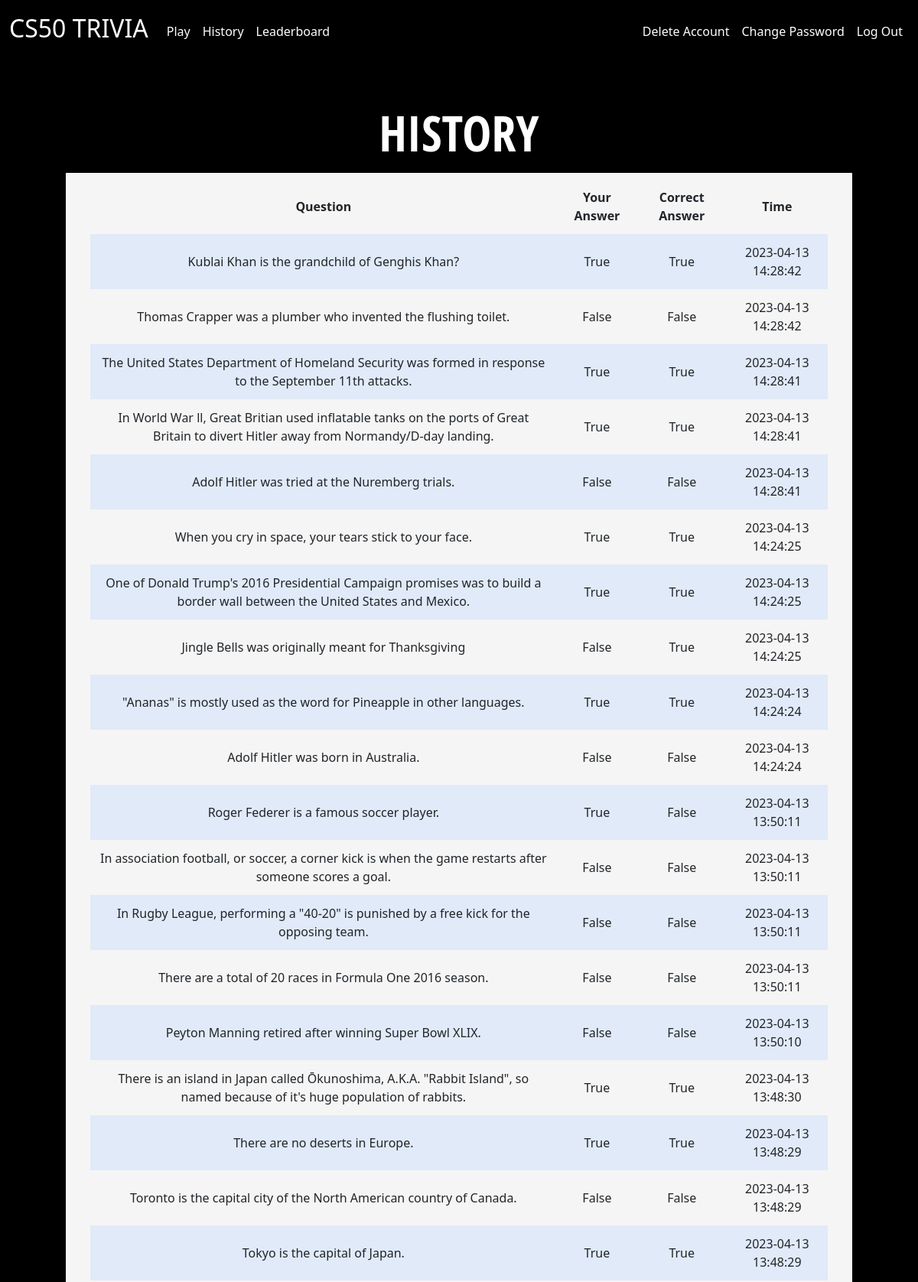
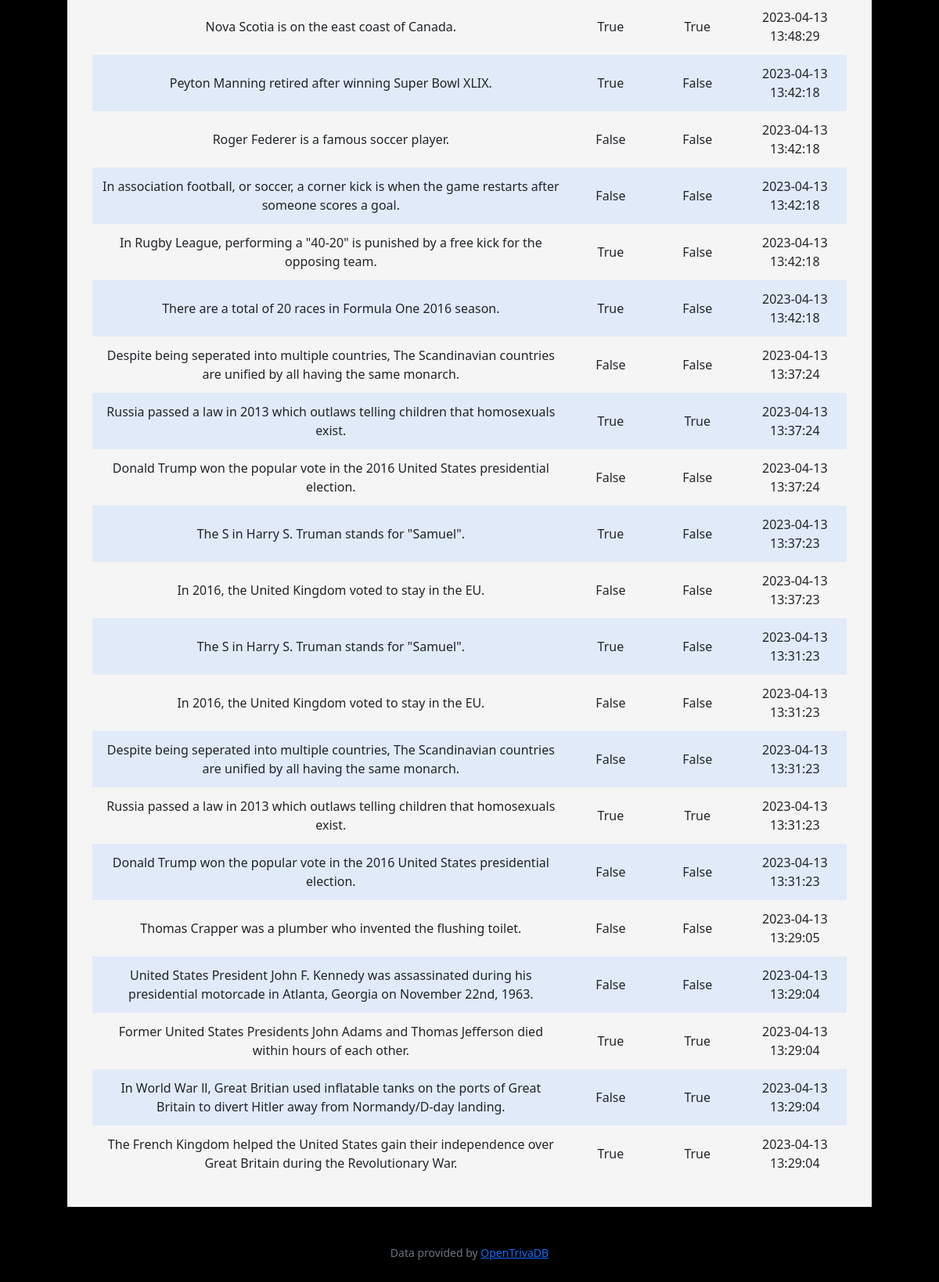
The page /history (signed in) on the database its author committed (2 pictures, top to bottom).
### tables this page shows
CREATE TABLE 'history' ('id' INTEGER PRIMARY KEY AUTOINCREMENT NOT NULL, 'question' TEXT, 'user_answer' TEXT, 'correct_answer' TEXT, 'user_id' INTEGER, 'time'  DATETIME NOT NULL DEFAULT CURRENT_TIMESTAMP  );

### app.py (the view)
@app.route("/history")
@login_required
def history():
    if request.method == "GET":
        history = db.execute("SELECT * FROM history WHERE user_id = ? ORDER BY time DESC;", session["user_id"])
        return render_template("history.html", history=history)

### app.py (called while the page is built)
@app.after_request
def after_request(response):
    response.headers["Cache-Control"] = "no-cache, no-store, must-revalidate"
    response.headers["Expires"] = 0
    response.headers["Pragma"] = "no-cache"
    return response

### helpers.py (called while the page is built)
def login_required(f):
    @wraps(f)
    def decorated_function(*args, **kwargs):
        if session.get("user_id") is None:
            return redirect("/login")
        return f(*args, **kwargs)
    return decorated_function

### templates/history.html (shortened to what this page needs)
{% extends "layout.html" %}
{% block main %}
<h1>History</h1>
<div class="container">
    <div class="section">
        <table>
            <thead>
                <tr>
                    <th>Question</th>
                    <th>Your Answer</th>
                    <th>Correct Answer</th>
                    <th>Time</th>
                </tr>
            </thead>
            <tbody>
                {% for row in history %}
                    <tr>
                        <td>{{ row["question"] }}</td>
                        <td>{{ row["user_answer"] }}</td>
                        <td>{{ row["correct_answer"] }}</td>
                        <td>{{ row["time"] }}</td>
                    </tr>
                {% endfor %}
            </tbody>
        </table>
    </div>
</div>
{% endblock %}

### templates/layout.html (shortened to what this page needs)
<!DOCTYPE html>
<html lang="en">
    <head>
        <link href="https://cdn.jsdelivr.net/npm/bootstrap@5.1.3/dist/css/bootstrap.min.css" rel="stylesheet">
        <link href="/static/styles.css" rel="stylesheet">
    </head>
    <body style="background-image: url('https://i.pinimg.com/originals/ca/94/5c/ca945c9b0d72597730d207dc1971ecae.jpg');">
        <nav class="navbar navbar-expand-md navbar-light" style="background-image: url('https://i.pinimg.com/originals/ca/94/5c/ca945c9b0d72597730d207dc1971ecae.jpg');">
            <div class="container-fluid">
                <a class="navbar-brand" style="color: white" href="/">CS50 TRIVIA</a>
                <div class="collapse navbar-collapse" id="navbar">
                    {% if session["user_id"] %}
                        <ul class="navbar-nav me-auto mt-2">
                            <li class="nav-item"><a class="nav-link" style="color: white" href="/play">Play</a></li>
                            <li class="nav-item"><a class="nav-link" style="color: white" href="/history">History</a></li>
                            <li class="nav-item"><a class="nav-link" style="color: white" href="/leaderboard">Leaderboard</a></li>
                        </ul>
                        <ul class="navbar-nav ms-auto mt-2">
                            <li class="nav-item"><a class="nav-link" style="color: white" href="/delete">Delete Account</a></li>
                            <li class="nav-item"><a class="nav-link" style="color: white" href="/password">Change Password</a></li>
                            <li class="nav-item"><a class="nav-link" style="color: white" href="/logout">Log Out</a></li>
                        </ul>
                    {% else %}
                        <ul class="navbar-nav ms-auto mt-2">
                            <li class="nav-item"><a class="nav-link" style="color: white" href="/register">Register</a></li>
                            <li class="nav-item"><a class="nav-link" style="color: white" href="/login">Log In</a></li>
                        </ul>
                    {% endif %}
                </div>
            </div>
        </nav>
    <div class="background">
        <main class="container-fluid py-5 text-center">
            {% block main %}{% endblock %}
        </main>
        <footer class="mb-5 small text-center text-muted" style="color: white">
            Data provided by <a href="https://opentdb.com/">OpenTrivaDB</a>
        </footer>
    </div>
    </body>
</html>

### static/styles.css (style rules this page uses)
nav .navbar-brand { font-size: xx-large; }
nav { color: black }
body { background-color: black; color: #212529; font-size: 1rem; font-weight: 400; line-height: 1.5; margin: 0; text-align: left; }
.container { margin-left: auto; margin-right: auto; padding-left: 15px; padding-right: 15px; text-align: center; width: 90%; }
.section { padding-bottom: 1rem; padding-left: 2rem; padding-right: 2rem; padding-top: 0.5rem; background-color: #f5f5f5; }
table { background-color: transparent; margin-bottom: 1rem; width: 100%; }
table th, table td { padding: 0.75rem; vertical-align: middle; }
tbody tr:nth-of-type(odd) { background-color: rgb(179, 208, 255, 0.3) }
h1 { color: white; font-family: 'Open Sans Condensed', sans-serif; font-size: 64px; font-weight: 700; line-height: 64px; margin: 0 0 0; padding: 20px 30px; text-align: center; text-transform: uppercase; }

### rows shown on the page
history: question "Kublai Khan is the grandchild of Genghis Khan?", user_answer "True", correct_answer "True", time "2023-04-13 14:28:42"
history: question "Thomas Crapper was a plumber who invented the flushing toilet.", user_answer "False", correct_answer "False", time "2023-04-13 14:28:42"
history: question "The United States Department of Homeland Security was formed in response to the September 11th attacks.", user_answer "True", correct_answer "True", time "2023-04-13 14:28:41"
history: question "In World War ll, Great Britian used inflatable tanks on the ports of Great Britain to divert Hitler away from Normandy/D-day landing.", user_answer "True", correct_answer "True", time "2023-04-13 14:28:41"
history: question "Adolf Hitler was tried at the Nuremberg trials.", user_answer "False", correct_answer "False", time "2023-04-13 14:28:41"
history: question "When you cry in space, your tears stick to your face.", user_answer "True", correct_answer "True", time "2023-04-13 14:24:25"
history: question "One of Donald Trump's 2016 Presidential Campaign promises was to build a border wall between the United States and Mexico.", user_answer "True", correct_answer "True", time "2023-04-13 14:24:25"
history: question "Jingle Bells was originally meant for Thanksgiving", user_answer "False", correct_answer "True", time "2023-04-13 14:24:25"
history: question "\"Ananas\" is mostly used as the word for Pineapple in other languages.", user_answer "True", correct_answer "True", time "2023-04-13 14:24:24"
history: question "Adolf Hitler was born in Australia.", user_answer "False", correct_answer "False", time "2023-04-13 14:24:24"
history: question "Roger Federer is a famous soccer player.", user_answer "True", correct_answer "False", time "2023-04-13 13:50:11"
history: question "In association football, or soccer, a corner kick is when the game restarts after someone scores a goal.", user_answer "False", correct_answer "False", time "2023-04-13 13:50:11"
history: question "In Rugby League, performing a \"40-20\" is punished by a free kick for the opposing team.", user_answer "False", correct_answer "False", time "2023-04-13 13:50:11"
history: question "There are a total of 20 races in Formula One 2016 season.", user_answer "False", correct_answer "False", time "2023-04-13 13:50:11"
history: question "Peyton Manning retired after winning Super Bowl XLIX.", user_answer "False", correct_answer "False", time "2023-04-13 13:50:10"
history: question "There is an island in Japan called Ōkunoshima, A.K.A. \"Rabbit Island\", so named because of it's huge population of rabbits.", user_answer "True", correct_answer "True", time "2023-04-13 13:48:30"
history: question "There are no deserts in Europe.", user_answer "True", correct_answer "True", time "2023-04-13 13:48:29"
history: question "Toronto is the capital city of the North American country of Canada.", user_answer "False", correct_answer "False", time "2023-04-13 13:48:29"
history: question "Tokyo is the capital of Japan.", user_answer "True", correct_answer "True", time "2023-04-13 13:48:29"
history: question "Nova Scotia is on the east coast of Canada.", user_answer "True", correct_answer "True", time "2023-04-13 13:48:29"
history: question "Peyton Manning retired after winning Super Bowl XLIX.", user_answer "True", correct_answer "False", time "2023-04-13 13:42:18"
history: question "Roger Federer is a famous soccer player.", user_answer "False", correct_answer "False", time "2023-04-13 13:42:18"
history: question "In association football, or soccer, a corner kick is when the game restarts after someone scores a goal.", user_answer "False", correct_answer "False", time "2023-04-13 13:42:18"
history: question "In Rugby League, performing a \"40-20\" is punished by a free kick for the opposing team.", user_answer "True", correct_answer "False", time "2023-04-13 13:42:18"
history: question "There are a total of 20 races in Formula One 2016 season.", user_answer "True", correct_answer "False", time "2023-04-13 13:42:18"
history: question "Despite being seperated into multiple countries, The Scandinavian countries are unified by all having the same monarch.", user_answer "False", correct_answer "False", time "2023-04-13 13:37:24"
history: question "Russia passed a law in 2013 which outlaws telling children that homosexuals exist.", user_answer "True", correct_answer "True", time "2023-04-13 13:37:24"
history: question "Donald Trump won the popular vote in the 2016 United States presidential election.", user_answer "False", correct_answer "False", time "2023-04-13 13:37:24"
history: question "The S in Harry S. Truman stands for \"Samuel\".", user_answer "True", correct_answer "False", time "2023-04-13 13:37:23"
history: question "In 2016, the United Kingdom voted to stay in the EU.", user_answer "False", correct_answer "False", time "2023-04-13 13:37:23"
history: question "The S in Harry S. Truman stands for \"Samuel\".", user_answer "True", correct_answer "False", time "2023-04-13 13:31:23"
history: question "In 2016, the United Kingdom voted to stay in the EU.", user_answer "False", correct_answer "False", time "2023-04-13 13:31:23"
history: question "Despite being seperated into multiple countries, The Scandinavian countries are unified by all having the same monarch.", user_answer "False", correct_answer "False", time "2023-04-13 13:31:23"
history: question "Russia passed a law in 2013 which outlaws telling children that homosexuals exist.", user_answer "True", correct_answer "True", time "2023-04-13 13:31:23"
history: question "Donald Trump won the popular vote in the 2016 United States presidential election.", user_answer "False", correct_answer "False", time "2023-04-13 13:31:23"
history: question "Thomas Crapper was a plumber who invented the flushing toilet.", user_answer "False", correct_answer "False", time "2023-04-13 13:29:05"
history: question "United States President John F. Kennedy was assassinated during his presidential motorcade in Atlanta, Georgia on November 22nd, 1963.", user_answer "False", correct_answer "False", time "2023-04-13 13:29:04"
history: question "Former United States Presidents John Adams and Thomas Jefferson died within hours of each other.", user_answer "True", correct_answer "True", time "2023-04-13 13:29:04"
history: question "In World War ll, Great Britian used inflatable tanks on the ports of Great Britain to divert Hitler away from Normandy/D-day landing.", user_answer "False", correct_answer "True", time "2023-04-13 13:29:04"
history: question "The French Kingdom helped the United States gain their independence over Great Britain during the Revolutionary War.", user_answer "True", correct_answer "True", time "2023-04-13 13:29:04"
